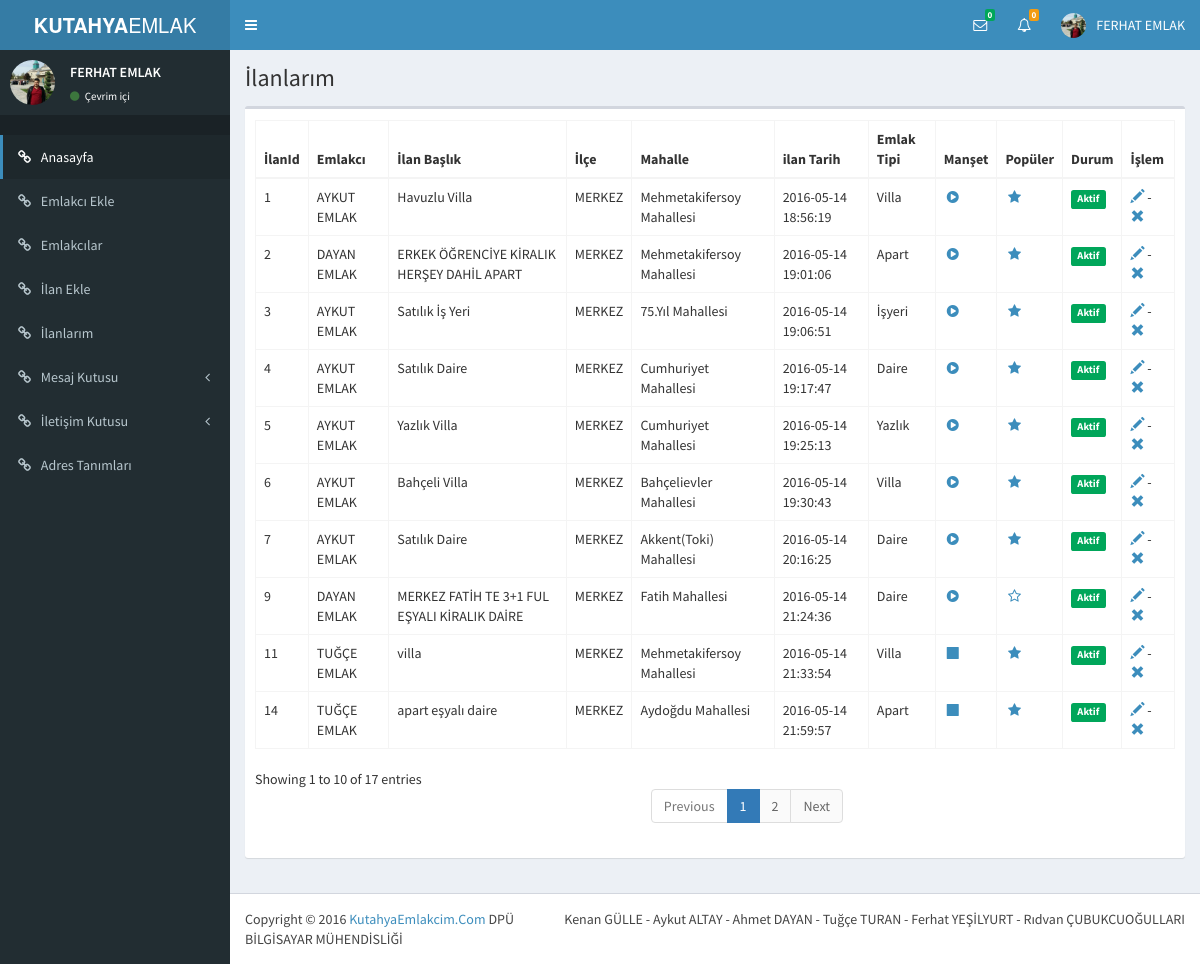
Page /yonetim/ilan_listele.php (signed in) on the committed database.
### tables this page shows
CREATE TABLE `ilanlar` (
  `ilan_id` int(11) NOT NULL AUTO_INCREMENT,
  `emlak_tip_id` int(11) NOT NULL,
  `emlakci_id` int(11) NOT NULL,
  `ilce_id` int(11) NOT NULL,
  `mahalle_id` int(11) NOT NULL,
  `isitma_tip_id` int(11) NOT NULL,
  `oda_tip_id` int(11) NOT NULL,
  `aktif` int(1) NOT NULL,
  `manset` int(4) NOT NULL,
  `populer` int(4) NOT NULL,
  `bulundugu_kat` tinyint(4) NOT NULL,
  `esyali` tinyint(1) NOT NULL,
  `fiyat` bigint(20) NOT NULL,
  `ilan_baslik` varchar(255) NOT NULL,
  `ilan_aciklama` text NOT NULL,
  `ilan_tarih` datetime NOT NULL DEFAULT CURRENT_TIMESTAMP,
  `kat_sayisi` tinyint(4) NOT NULL,
  `kiralik_satilik` int(1) NOT NULL,
  `metre_kare` decimal(10,0) NOT NULL,
  `bina_yas` tinyint(4) NOT NULL,
  PRIMARY KEY (`ilan_id`)
);

CREATE TABLE `emlakcilar` (
  `emlakci_id` int(11) NOT NULL AUTO_INCREMENT,
  `ad` varchar(50) NOT NULL,
  `adres` varchar(255) NOT NULL,
  `telefon` varchar(20) NOT NULL,
  `hakkinda` varchar(255) NOT NULL,
  `kayit_tarihi` datetime NOT NULL DEFAULT CURRENT_TIMESTAMP,
  `logo_url` varchar(255) NOT NULL,
  `eposta` varchar(255) NOT NULL,
  `sifre` varchar(100) NOT NULL,
  `seviye` int(1) NOT NULL,
  PRIMARY KEY (`emlakci_id`)
);

CREATE TABLE `ilceler` (
  `ilce_id` int(11) NOT NULL AUTO_INCREMENT,
  `ilce_ad` varchar(100) NOT NULL,
  PRIMARY KEY (`ilce_id`)
);

CREATE TABLE `mahalle` (
  `mahalle_id` int(11) NOT NULL AUTO_INCREMENT,
  `mahalle_ad` varchar(100) NOT NULL,
  `ilce_id` int(11) NOT NULL,
  PRIMARY KEY (`mahalle_id`)
);

CREATE TABLE `emlak_tip` (
  `emlak_tip_id` int(11) NOT NULL AUTO_INCREMENT,
  `emlak_tip_ad` varchar(255) NOT NULL,
  PRIMARY KEY (`emlak_tip_id`)
);

### yonetim/ilan_listele.php (the view, shortened to what this page needs)
<!DOCTYPE html>
<html>
	<body class="hold-transition skin-blue sidebar-mini">
		<div class="wrapper">
			<header class="main-header">
				<a href="index.php" class="logo">
					<span class="logo-lg"><b>KUTAHYA</b>EMLAK</span>
				</a>
				<nav class="navbar navbar-static-top" role="navigation">
				<?php include "inc_ust.php"; ?>
			<div class="content-wrapper">
				<section class="content-header">
					<h1>
						İlanlarım
					</h1>
				</section>
				<section class="content">
					<div class="row">
						<div class="col-xs-12">
							<div class="box">
								<div class="box-body">
									<table id="example2" class="table table-bordered table-hover">
										<thead>
											<tr>
												<th>İlanId </th>
												<th>Emlakcı</th>
												<th>İlan Başlık</th>
												<th>İlçe </th>
												<th>Mahalle</th>
												<th>ilan Tarih</th>
												<th>Emlak Tipi</th>
												<th>Manşet</th>
												<th>Popüler</th>
												<th>Durum</th>
												<th>İşlem</th>
											</tr>
										</thead>
										<tbody>
											<?php
												$seviye= $_SESSION['seviye'];
												if($seviye==1) {
												$sorgu=$veritabani->prepare("SELECT ilanlar.ilan_id, ilceler.ilce_ad, mahalle.mahalle_ad,
													emlak_tip.emlak_tip_ad, emlakcilar.ad, isitma_tip.isitma_ad, oda_sayisi_tip.oda_ad,
													ilanlar.kiralik_satilik, ilanlar.ilan_baslik, ilanlar.ilan_tarih, ilanlar.aktif, ilanlar.manset,ilanlar.populer
													FROM ilanlar
													INNER JOIN ilceler ON ilceler.ilce_id = ilanlar.ilce_id
													INNER JOIN mahalle ON mahalle.mahalle_id = ilanlar.mahalle_id
													INNER JOIN emlak_tip ON emlak_tip.emlak_tip_id = ilanlar.emlak_tip_id
													INNER JOIN emlakcilar ON emlakcilar.emlakci_id = ilanlar.emlakci_id
													INNER JOIN isitma_tip ON isitma_tip.isitma_id = ilanlar.isitma_tip_id
													INNER JOIN oda_sayisi_tip ON oda_sayisi_tip.oda_tip_id = ilanlar.oda_tip_id");
												}
												$sorgu->execute();
												while($sonuc=$sorgu->fetch())
												{
													$ilan_id=$sonuc['ilan_id'];
													?>
												<tr>
													<td><?php echo $ilan_id;?></td>
													<td><?php echo $sonuc['ad'];?></td>
													<td><?php echo $sonuc['ilan_baslik'];?></td>
													<td><?php echo $sonuc['ilce_ad'];?></td>
													<td><?php echo $sonuc['mahalle_ad'];?></td>
													<td><?php echo $sonuc['ilan_tarih'];?></td>
													<td><?php echo $sonuc['emlak_tip_ad'];?></td>
													<td><?php
													if($sonuc['manset']==1)
													echo "<a title='Manşet Yapma ' href='ilan_islem.php?islem=mansetyapma&ilan_id=$ilan_id'><span class='fa fa-fw fa-play-circle'></span></a></td><td>";
													else echo "<a title='Manşet Yapma' href='ilan_islem.php?islem=mansetyap&ilan_id=$ilan_id'><span class='fa fa-fw fa-stop'></span></a></td><td>";
													if($sonuc['populer']==1)
													echo "<a title='Populer Yapma'  href='ilan_islem.php?islem=populeryapma&ilan_id=$ilan_id'><span class='fa fa-fw fa-star'></span></a></td><td>";
													else echo "<a title='Populer Yap' href='ilan_islem.php?islem=populeryap&ilan_id=$ilan_id'><span class='fa fa-fw fa-star-o'></span></a></td><td>";
													 if($sonuc['aktif']==1)
														echo "<a title='Pasif Yap' href='ilan_islem.php?islem=pasifyap&ilan_id=$ilan_id'><span class='label label-success'>Aktif</span></a>";
														else echo "<a title='Aktif Yap' href='ilan_islem.php?islem=aktifyap&ilan_id=$ilan_id'><span class='label label-danger'>Pasif</span></a>";
														?>
													</td>
													<td><a href="ilan_duzenle.php?islem=duzenle&ilan_id=<?php echo $sonuc['ilan_id'];?>"><span class="glyphicon glyphicon-pencil"></span></a>    -
													<a href="ilan_islem.php?islem=sil&ilan_id=<?php echo $sonuc['ilan_id'];?>"> <span class="glyphicon glyphicon-remove"></span></a>
													</td>
													</tr>
											<?php } ?>
										</tbody>
									</table>
								</div>
							</div>
						</div>
					</div>
				</section>
			</div>
		<footer class="main-footer">
			<div class="pull-right hidden-xs">
				<?php include "inc_alt.php"; ?>
		</footer>
</div>
</body>
</html>

### rows in the picture
ilanlar: ilan_id "1", emlakci.ad "AYKUT EMLAK", ilan_baslik "Havuzlu Villa", ilce.ilce_ad "MERKEZ", mahalle.mahalle_ad "Mehmetakifersoy Mahallesi", ilan_tarih "2016-05-14 18:56:19", emlak_tip.emlak_tip_ad "Villa"
ilanlar: ilan_id "2", emlakci.ad "DAYAN EMLAK", ilan_baslik "ERKEK ÖĞRENCİYE KİRALIK HERŞEY DAHİL APART", ilce.ilce_ad "MERKEZ", mahalle.mahalle_ad "Mehmetakifersoy Mahallesi", ilan_tarih "2016-05-14 19:01:06", emlak_tip.emlak_tip_ad "Apart"
ilanlar: ilan_id "3", emlakci.ad "AYKUT EMLAK", ilan_baslik "Satılık İş Yeri", ilce.ilce_ad "MERKEZ", mahalle.mahalle_ad "75.Yıl Mahallesi", ilan_tarih "2016-05-14 19:06:51", emlak_tip.emlak_tip_ad "İşyeri"
ilanlar: ilan_id "4", emlakci.ad "AYKUT EMLAK", ilan_baslik "Satılık Daire", ilce.ilce_ad "MERKEZ", mahalle.mahalle_ad "Cumhuriyet Mahallesi", ilan_tarih "2016-05-14 19:17:47", emlak_tip.emlak_tip_ad "Daire"
ilanlar: ilan_id "5", emlakci.ad "AYKUT EMLAK", ilan_baslik "Yazlık Villa", ilce.ilce_ad "MERKEZ", mahalle.mahalle_ad "Cumhuriyet Mahallesi", ilan_tarih "2016-05-14 19:25:13", emlak_tip.emlak_tip_ad "Yazlık"
ilanlar: ilan_id "6", emlakci.ad "AYKUT EMLAK", ilan_baslik "Bahçeli Villa", ilce.ilce_ad "MERKEZ", mahalle.mahalle_ad "Bahçelievler Mahallesi", ilan_tarih "2016-05-14 19:30:43", emlak_tip.emlak_tip_ad "Villa"
ilanlar: ilan_id "7", emlakci.ad "AYKUT EMLAK", ilan_baslik "Satılık Daire", ilce.ilce_ad "MERKEZ", mahalle.mahalle_ad "Akkent(Toki) Mahallesi", ilan_tarih "2016-05-14 20:16:25", emlak_tip.emlak_tip_ad "Daire"
ilanlar: ilan_id "14", emlakci.ad "TUĞÇE EMLAK", ilan_baslik "apart eşyalı daire", ilce.ilce_ad "MERKEZ", mahalle.mahalle_ad "Aydoğdu Mahallesi", ilan_tarih "2016-05-14 21:59:57", emlak_tip.emlak_tip_ad "Apart"
ilanlar: ilan_id "9", emlakci.ad "DAYAN EMLAK", ilan_baslik "MERKEZ FATİH TE 3+1 FUL EŞYALI KİRALIK DAİRE", ilce.ilce_ad "MERKEZ", mahalle.mahalle_ad "Fatih Mahallesi", ilan_tarih "2016-05-14 21:24:36", emlak_tip.emlak_tip_ad "Daire"
ilanlar: ilan_id "11", emlakci.ad "TUĞÇE EMLAK", ilan_baslik "villa", ilce.ilce_ad "MERKEZ", mahalle.mahalle_ad "Mehmetakifersoy Mahallesi", ilan_tarih "2016-05-14 21:33:54", emlak_tip.emlak_tip_ad "Villa"

### other values in the picture
$okunmayan_mesaj_sayisi "0"
$iletisimesajsayisi "0"
$_SESSION['ad'] "FERHAT EMLAK"
